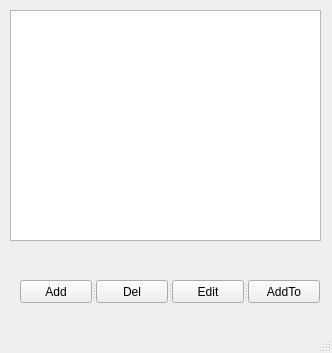
<?xml version="1.0" encoding="UTF-8"?>
<ui version="4.0">
 <class>MainWindow</class>
 <widget class="QMainWindow" name="MainWindow">
  <property name="geometry">
   <rect>
    <x>0</x>
    <y>0</y>
    <width>332</width>
    <height>353</height>
   </rect>
  </property>
  <property name="windowTitle">
   <string>MainWindow</string>
  </property>
  <widget class="QWidget" name="centralwidget">
   <widget class="QListView" name="listView">
    <property name="geometry">
     <rect>
      <x>10</x>
      <y>10</y>
      <width>311</width>
      <height>231</height>
     </rect>
    </property>
    <property name="viewMode">
     <enum>QListView::IconMode</enum>
    </property>
   </widget>
   <widget class="QSplitter" name="splitter">
    <property name="geometry">
     <rect>
      <x>20</x>
      <y>280</y>
      <width>300</width>
      <height>23</height>
     </rect>
    </property>
    <property name="orientation">
     <enum>Qt::Horizontal</enum>
    </property>
    <widget class="QPushButton" name="pushButton">
     <property name="text">
      <string>Add</string>
     </property>
    </widget>
    <widget class="QPushButton" name="pushButton_3">
     <property name="text">
      <string>Del</string>
     </property>
    </widget>
    <widget class="QPushButton" name="pushButton_2">
     <property name="text">
      <string>Edit</string>
     </property>
    </widget>
    <widget class="QPushButton" name="pushButton_4">
     <property name="text">
      <string>AddTo</string>
     </property>
    </widget>
   </widget>
  </widget>
  <widget class="QMenuBar" name="menubar">
   <property name="geometry">
    <rect>
     <x>0</x>
     <y>0</y>
     <width>332</width>
     <height>21</height>
    </rect>
   </property>
  </widget>
  <widget class="QStatusBar" name="statusbar"/>
 </widget>
 <resources/>
 <connections/>
</ui>
